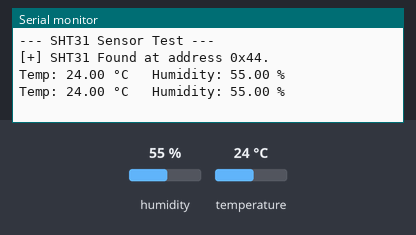
Recording of a sketch running on a simulated ESP32-S3. Parts: the last lines printed to the serial monitor. The inputs (shaded band) are chosen by the test bench; at power-on: humidity 55 %, temperature 24 °C.

Above: at 1.8 s.
1.9 s: humidity set to 22 %
At 3.0 s:
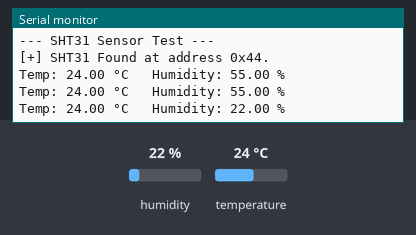
3.4 s: temperature set to 12 °C
At 4.7 s:
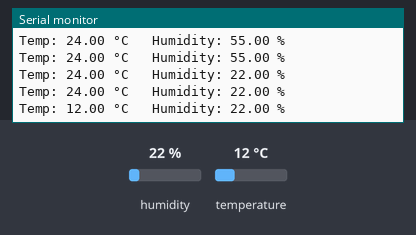
4.9 s: humidity set to 40 %
At 6.1 s:
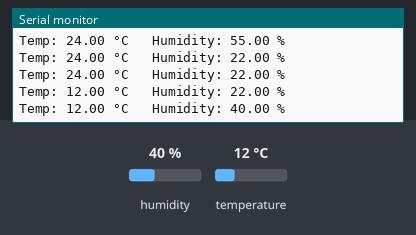
Timing chart, 0 to 7.9 s (numbered marks = the images above; inputs shaded):
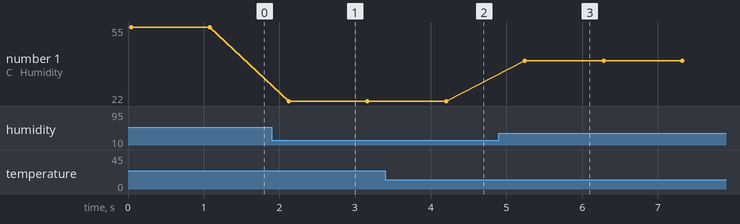

The sketch:

tempHumiditySensorTest.ino
```cpp
#include <Arduino.h>
#include <Wire.h>
#include "Adafruit_SHT31.h"

// --- PIN DEFINITIONS (ESP32-S3) ---
#define SDA_PIN 1
#define SCL_PIN 2

Adafruit_SHT31 sht31 = Adafruit_SHT31();

void setup() {
  Serial.begin(115200);
  while (!Serial) delay(10); // Wait for Serial Monitor

  Serial.println("\n--- SHT31 Sensor Test ---");

  // Initialize I2C with specific pins
  Wire.begin(SDA_PIN, SCL_PIN);

  // Try to initialize at default address (0x44)
  if (!sht31.begin(0x44)) {
    // If that fails, try the alternative address (0x45)
    if (!sht31.begin(0x45)) {
      Serial.println("[-] Failed to find SHT31 sensor. Check wiring & soldering.");
      while (1) delay(10); // Halt if not found
    } else {
      Serial.println("[+] SHT31 Found at address 0x45.");
    }
  } else {
    Serial.println("[+] SHT31 Found at address 0x44.");
  }
}

void loop() {
  float temp = sht31.readTemperature();
  float hum = sht31.readHumidity();

  if (!isnan(temp)) {
    Serial.print("Temp: ");
    Serial.print(temp);
    Serial.print(" °C");

    Serial.print("\t Humidity: ");
    Serial.print(hum);
    Serial.println(" %");
  } else {
    Serial.println("Failed to read temperature/humidity");
  }

  delay(1000); // Read every 1 second
}
```

Measured:
- after the input at 1.9 s, the serial monitor: prints a new line after 0.22 s (image 1)
- after the input at 3.4 s, the serial monitor: prints a new line after 0.80 s (image 2)
- after the input at 4.9 s, the serial monitor: prints a new line after 0.34 s (image 3)
- plotted number 1: 55 → 22 after the input at 1.9 s, 22 → 40 after the input at 4.9 s
